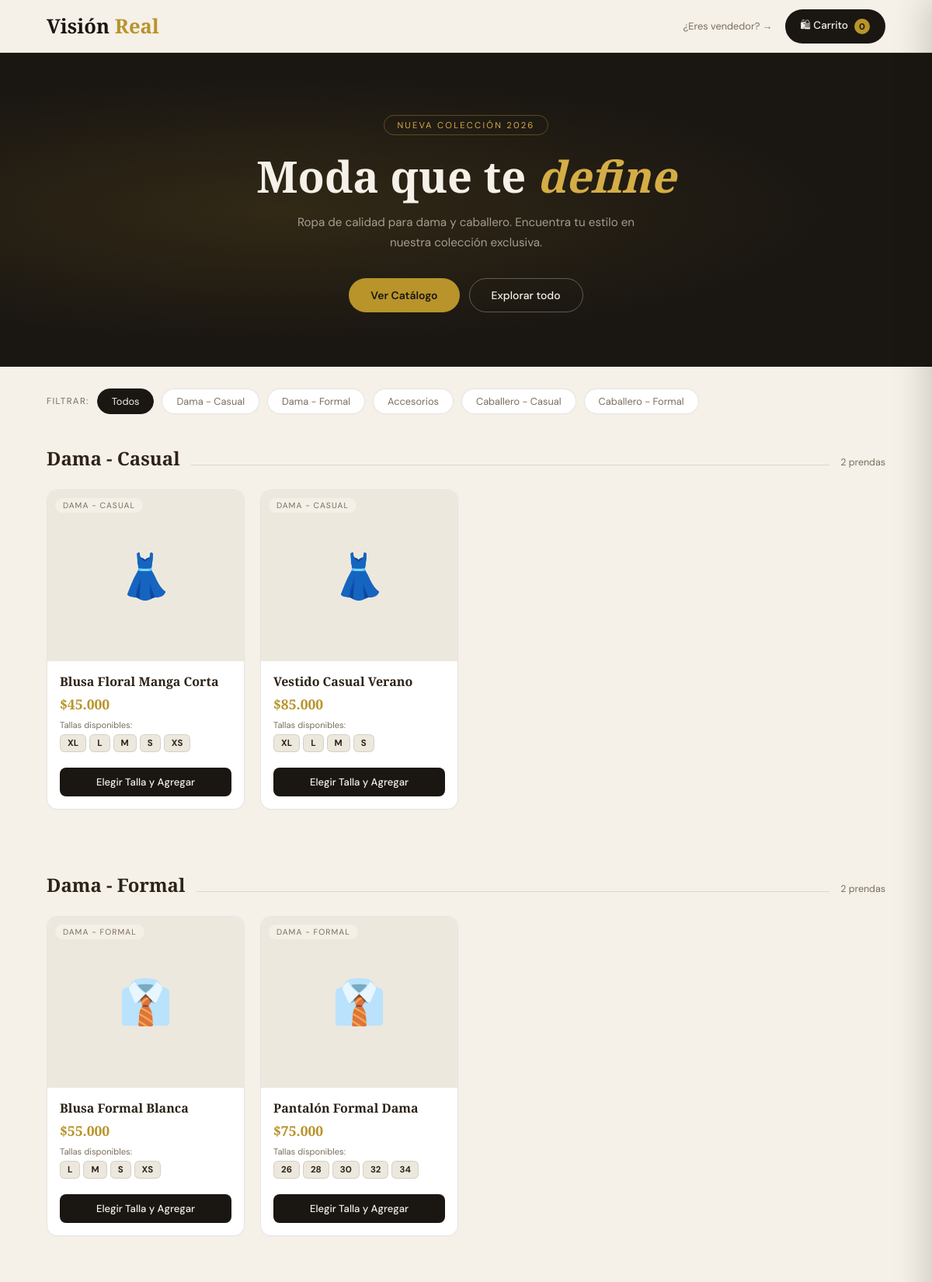
/tienda/index.php (upper part), run on the app's committed database.
### tables this page shows
CREATE TABLE IF NOT EXISTS productos (
    id INT AUTO_INCREMENT PRIMARY KEY,
    nombre VARCHAR(200) NOT NULL,
    descripcion TEXT,
    precio DECIMAL(10,2) NOT NULL,
    stock INT NOT NULL DEFAULT 0,
    categoria_id INT,
    imagen VARCHAR(255),
    activo TINYINT(1) DEFAULT 1,
    created_at TIMESTAMP DEFAULT CURRENT_TIMESTAMP,
    FOREIGN KEY (categoria_id) REFERENCES categorias(id) ON DELETE SET NULL
);

CREATE TABLE IF NOT EXISTS producto_tallas (
    id INT AUTO_INCREMENT PRIMARY KEY,
    producto_id INT NOT NULL,
    talla VARCHAR(20) NOT NULL,
    stock INT NOT NULL DEFAULT 0,
    UNIQUE KEY uk_prod_talla (producto_id, talla),
    FOREIGN KEY (producto_id) REFERENCES productos(id) ON DELETE CASCADE
);

### config/database.php (called while the page is built, shortened)
<?php
class Database {
    private static $instance = null;
    private $connection;
    private function __construct() {
        $this->connection = new mysqli(DB_HOST, DB_USER, DB_PASS, DB_NAME);
        $this->connection->set_charset(DB_CHARSET);
    }
    public static function getInstance() {
        if (self::$instance === null) self::$instance = new Database();
        return self::$instance;
    }
    public function query($sql)     { return $this->connection->query($sql); }
    public function prepare($sql)   { return $this->connection->prepare($sql); }
}
?>

### models/Producto.php (called while the page is built, shortened)
<?php
require_once __DIR__ . '/../config/database.php';
class Producto {
    private $db;
    public function __construct() { $this->db = Database::getInstance(); }
    public function getAll($search = '') {
        if (!empty($search)) {
            $like = '%' . $search . '%';
            $s = $this->db->prepare(
                "SELECT p.*, c.nombre as categoria_nombre
                 FROM productos p LEFT JOIN categorias c ON p.categoria_id = c.id
                 WHERE p.activo = 1 AND (p.nombre LIKE ? OR c.nombre LIKE ?)
                 ORDER BY p.nombre"
            );
            $s->bind_param("ss", $like, $like);
            $s->execute();
            $r = $s->get_result();
        } else {
            $r = $this->db->query(
                "SELECT p.*, c.nombre as categoria_nombre
                 FROM productos p LEFT JOIN categorias c ON p.categoria_id = c.id
                 WHERE p.activo = 1 ORDER BY p.nombre"
            );
        }
        $a = []; while ($row = $r->fetch_assoc()) $a[] = $row; return $a;
    }
}
?>

### models/Talla.php (called while the page is built, shortened)
<?php
require_once __DIR__ . '/../config/database.php';
class Talla {
    private $db;
    public function __construct() {
        $this->db = Database::getInstance();
        $this->crearTablasSiNoExisten();
    }
    private function crearTablasSiNoExisten() {
        $this->db->query("
            CREATE TABLE IF NOT EXISTS producto_tallas (
                id INT AUTO_INCREMENT PRIMARY KEY,
                producto_id INT NOT NULL,
                talla VARCHAR(20) NOT NULL,
                stock INT NOT NULL DEFAULT 0,
                UNIQUE KEY uk_prod_talla (producto_id, talla),
                FOREIGN KEY (producto_id) REFERENCES productos(id) ON DELETE CASCADE
            ) ENGINE=InnoDB
        ");
        $check = $this->db->query("SHOW COLUMNS FROM detalle_venta LIKE 'talla'");
    }
    public function getDisponibles($producto_id) {
        $s = $this->db->prepare(
            "SELECT * FROM producto_tallas WHERE producto_id = ? AND stock > 0
             ORDER BY FIELD(talla,'XS','S','M','L','XL','XXL','XXXL','Único') DESC,
             CAST(talla AS UNSIGNED) ASC, talla ASC"
        );
        $s->bind_param("i", $producto_id);
        $s->execute();
        $r = $s->get_result();
        $a = []; while($row = $r->fetch_assoc()) $a[] = $row;
        return $a;
    }
}
?>

### tienda/index.php (the view, shortened to what this page needs)
<?php
require_once __DIR__ . '/../models/Producto.php';
require_once __DIR__ . '/../models/Talla.php';
$pm = new Producto();
$tm = new Talla();
$productos  = $pm->getAll();
$porCategoria = [];
foreach ($productos as $p) {
    $tallas = $tm->getDisponibles($p['id']);
    $stockTallas = array_sum(array_column($tallas, 'stock'));
    if ($p['stock'] > 0 || $stockTallas > 0) {
        $cat = $p['categoria_nombre'] ?? 'Sin categoría';
        $p['tallas'] = $tallas;
        $p['tiene_tallas'] = !empty($tallas);
        $porCategoria[$cat][] = $p;
    }
}
$catKeys = array_keys($porCategoria);
?><!DOCTYPE html>
<html lang="es">
<head>
</head>
<body>
<header class="header">
  <div class="logo">Visión <span>Real</span></div>
  <div style="display:flex;align-items:center;gap:16px">
    <a href="<?=BASE_URL?>/index.php" style="font-size:.8rem;color:var(--muted);text-decoration:none">¿Eres vendedor? →</a>
    <button class="cart-btn" onclick="abrirDrawer()">🛍 Carrito <span class="cart-count" id="cart-count">0</span></button>
  </div>
</header>
<section class="hero">
  <div class="hero-tag">Nueva Colección 2026</div>
  <h1>Moda que te <em>define</em></h1>
  <p>Ropa de calidad para dama y caballero. Encuentra tu estilo en nuestra colección exclusiva.</p>
  <div class="hero-btns">
    <button class="btn-oro" onclick="document.getElementById('catalogo').scrollIntoView({behavior:'smooth'})">Ver Catálogo</button>
    <button class="btn-claro" onclick="document.getElementById('catalogo').scrollIntoView({behavior:'smooth'})">Explorar todo</button>
  </div>
</section>
<div class="filtros" id="catalogo">
  <span>Filtrar:</span>
  <button class="f-btn activo" onclick="filtrar(0, this)">Todos</button>
  <?php foreach ($catKeys as $i => $catNombre): ?>
  <button class="f-btn" onclick="filtrar(<?= $i + 1 ?>, this)"><?= htmlspecialchars($catNombre) ?></button>
  <?php endforeach; ?>
</div>
<?php
$emojis = ['Dama - Casual'=>'👗','Dama - Formal'=>'👔','Caballero - Casual'=>'👕','Caballero - Formal'=>'🤵','Accesorios'=>'👜'];
foreach ($porCategoria as $idx => $prods):
  $numCat = array_search($idx, $catKeys) + 1;
?>
<section class="seccion" data-cat="<?= $numCat ?>">
  <div class="sec-hdr">
    <h2 class="sec-titulo"><?= htmlspecialchars($idx) ?></h2>
    <div class="sec-linea"></div>
    <span class="sec-cnt"><?= count($prods) ?> prendas</span>
  </div>
  <div class="grid">
    <?php foreach ($prods as $p):
      $img = !empty($p['imagen']) ? BASE_URL.'/assets/img/productos/'.rawurlencode($p['imagen']) : '';
      $emoji = $emojis[$idx] ?? '🧥';
    ?>
    <div class="pcard">
      <div class="pcard-img">
        <span class="pcard-lbl"><?= htmlspecialchars($idx) ?></span>
        <?php if ($img): ?>
          <img src="<?= $img ?>" alt="<?= htmlspecialchars($p['nombre']) ?>" onerror="this.style.display='none'">
          <span style="position:absolute;font-size:3.5rem;z-index:0"><?= $emoji ?></span>
        <?php else: ?>
          <span style="font-size:3.5rem"><?= $emoji ?></span>
        <?php endif; ?>
      </div>
      <div class="pcard-body">
        <div class="pcard-nombre"><?= htmlspecialchars($p['nombre']) ?></div>
        <div class="pcard-precio">$<?= number_format($p['precio'], 0, ',', '.') ?></div>
        <?php if (!empty($p['tallas'])): ?>
          <div class="pcard-tallas-lbl">Tallas disponibles:</div>
          <div class="tallas-chips">
            <?php foreach ($p['tallas'] as $t): ?>
            <span class="talla-chip" title="<?= $t['stock'] ?> uds"><?= htmlspecialchars($t['talla']) ?></span>
            <?php endforeach; ?>
          </div>
        <?php else: ?>
          <div class="pcard-stock"><?= $p['stock'] ?> disponibles</div>
        <?php endif; ?>
      </div>
      <div class="pcard-pie">
        <?php if (!empty($p['tallas'])): ?>
        <button class="btn-agregar" onclick='abrirTalla(<?= json_encode([
          'id'    => (int)$p['id'],
          'nombre'=> $p['nombre'],
          'precio'=> (float)$p['precio'],
          'stock' => (int)$p['stock'],
          'tallas'=> $p['tallas']
        ]) ?>)'>Elegir Talla y Agregar</button>
        <?php endif; ?>
      </div>
    </div>
    <?php endforeach; ?>
  </div>
</section>
<?php endforeach; ?>
</body>
</html>

### data on the page
productos: idx "DAMA - CASUAL", emoji "👗", nombre "Blusa Floral Manga Corta", precio "45.000"
producto_tallas: talla "XL"
producto_tallas: talla "L"
producto_tallas: talla "M"
producto_tallas: talla "S"
producto_tallas: talla "XS"
productos: idx "DAMA - CASUAL", emoji "👗", nombre "Vestido Casual Verano", precio "85.000"
producto_tallas: talla "XL"
producto_tallas: talla "L"
producto_tallas: talla "M"
producto_tallas: talla "S"
productos: idx "DAMA - FORMAL", emoji "👔", nombre "Blusa Formal Blanca", precio "55.000"
producto_tallas: talla "L"
producto_tallas: talla "M"
producto_tallas: talla "S"
producto_tallas: talla "XS"
productos: idx "DAMA - FORMAL", emoji "👔", nombre "Pantalón Formal Dama", precio "75.000"
producto_tallas: talla "26"
producto_tallas: talla "28"
producto_tallas: talla "30"
producto_tallas: talla "32"
producto_tallas: talla "34"

### other printed values
$catNombre "Dama - Casual"
$catNombre "Dama - Formal"
$catNombre "Accesorios"
$catNombre "Caballero - Casual"
$catNombre "Caballero - Formal"
$idx "Dama - Casual"
count($prods) "2"
$idx "Dama - Formal"
